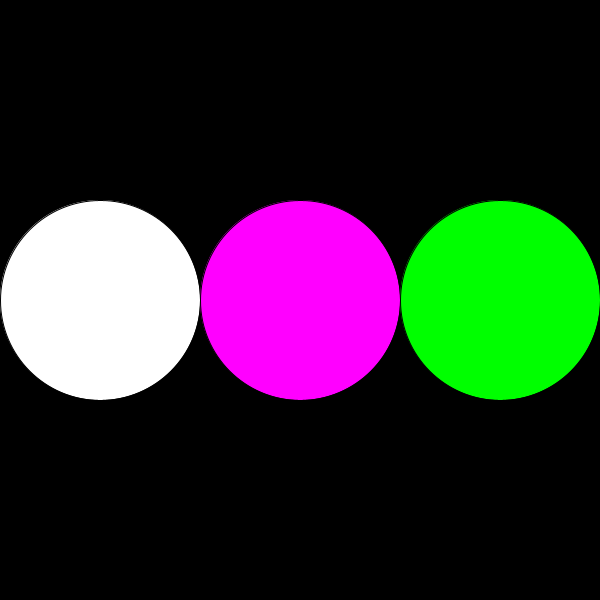
Frame 1 (no input)
Frame 60 (the mouse pressed at the canvas centre just before this capture): identical to frame 1, image omitted
Frame 120 (the mouse held since frame 60 and released just before this capture): identical to frame 1, image omitted

The Processing sketch that drew this single still picture (run headless with seeded random() and noise(); from frame 60 on, the mouse is pressed at the canvas centre):

// Processing sketch: arrays_for
// ── arrays_for.pde
// Storing data in and retrieving data from arrays with a for loop.

// This is an empty array which can hold 3 floats
float[] xPositions = new float[3];

// This is a color array which is given default color values
color[] colors = {#FFFFFF, #FF00FF, #00FF00};

void setup(){
	size (600, 600);

	xPositions[0] = 100;
	xPositions[1] = 300;
	xPositions[2] = 500;
}

void draw(){
	background(0);

	// Using a for loop here allows us to do everything between {} while the counter (i) is less than the length of the colors array.
	for (int i = 0; i < colors.length; i++) {
		// To iterate through each value in the array use [i]
		fill(colors[i]);
		ellipse(xPositions[i], height/2, 200, 200);
	}

}
